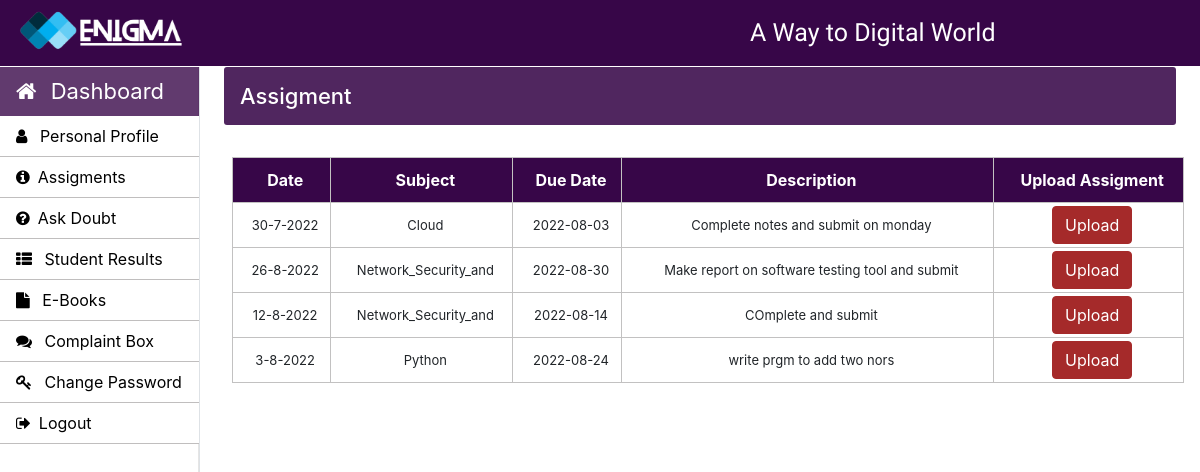
The app's page /Student/assignment.php (signed in) with its own data.
### tables this page shows
CREATE TABLE `teacher_notice` (
  `assignmet_id` int(10) NOT NULL,
  `date` varchar(20) NOT NULL,
  `subject` varchar(20) NOT NULL,
  `due_date` varchar(20) NOT NULL,
  `description` varchar(100) NOT NULL
);

### Student/assignment.php (the view, shortened to what this page needs)
 <?php
		require_once "../connection/connection.php";
	?>
<!doctype html>
<html lang="en">
    <head>
    </head>
    <body>
        <?php include('../common/common-header.php') ?>
        <?php include('../common/student-sidebar.php') ?>
		<main role="main" class="col-xl-10 col-lg-9 col-md-8 ml-sm-auto px-md-4 mb-2 w-100 page-content-index">
			<div class="flex-wrap flex-md-no-wrap pt-3 pb-2 mb-3 text-white admin-dashboard pl-3">
				<h4>Assigment</h4>
            </div>
                    <div class="row">
				    	<div class="col-md-12 ml-2">
				    		<section class="mt-3">
				    			<table class="w-100 table-elements table-three-tr" cellpadding="3">
				    				<tr class="table-tr-head table-three text-white text-center">
				    					<th>Date</th>
				    					<th>Subject</th>
				    					<th>Due Date</th>
				    					<th>Description</th>
				    					<th>Upload Assigment</th>
				    				</tr>
				    				<?php
				    				$query="SELECT * FROM `teacher_notice`";
				    				$run=mysqli_query($con,$query);
				    				while($row=mysqli_fetch_array($run)) {?>
				    					<tr class="text-center">
				    						<td><?php echo $row['date'] ?></td>
				    						<td><?php echo $row['subject']?></td>
				    						<td><?php echo $row['due_date']?></td>
				    						<td><?php echo $row['description'] ?></td>
				    						<td><?php
                                            echo "<button type='button' class='btn btn-primary' data-toggle='modal' data-target='.bd-example-modal-lg'>Upload</button>";
				    						?>
				    						</td>
				    					</tr>
				    				<?php }
				    				?>
                                </table>
                <div class="col-md-2 pt-3 w-100">
                    </div>
                </div>
                        </div>
	</body>
</html>

### Css/style.css (style rules this page uses)
h4 { font-size: 22px; }
.admin-dashboard { margin-top: 1px !important; background: #370648de !important; border-radius: 3px; }
.table-elements tr, td, th { font-size: 13px; border: 1px solid rgb(194, 193, 193); padding-left: 10px !important; }
.table-three { background: #370648 !important; }
.table-tr-head { height: 45px !important; padding: 10px !important; margin-top: 5px !important; }
.table-font-for-transcript td, th { font-size: 16px !important; }

### records on screen
teacher_notice: date "30-7-2022", subject "Cloud", due_date "2022-08-03", description "Complete notes and submit on monday"
teacher_notice: date "26-8-2022", subject "Network_Security_and", due_date "2022-08-30", description "Make report on software testing tool and submit"
teacher_notice: date "12-8-2022", subject "Network_Security_and", due_date "2022-08-14", description "COmplete and submit"
teacher_notice: date "3-8-2022", subject "Python", due_date "2022-08-24", description "write prgm to add two nors"
